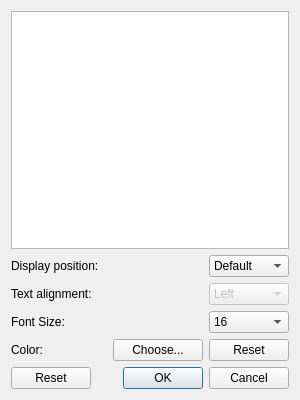
<?xml version="1.0" encoding="UTF-8"?>
<ui version="4.0">
 <class>NoteEditor</class>
 <widget class="QDialog" name="NoteEditor">
  <property name="geometry">
   <rect>
    <x>0</x>
    <y>0</y>
    <width>300</width>
    <height>400</height>
   </rect>
  </property>
  <property name="minimumSize">
   <size>
    <width>300</width>
    <height>400</height>
   </size>
  </property>
  <property name="windowTitle">
   <string>Note Editor</string>
  </property>
  <layout class="QVBoxLayout" name="verticalLayout">
   <item>
    <widget class="QTextEdit" name="textEdit_">
     <property name="font">
      <font>
       <pointsize>16</pointsize>
      </font>
     </property>
    </widget>
   </item>
   <item>
    <layout class="QGridLayout" name="gridLayout">
     <item row="0" column="0" colspan="4">
      <widget class="QLabel" name="label">
       <property name="minimumSize">
        <size>
         <width>110</width>
         <height>0</height>
        </size>
       </property>
       <property name="text">
        <string>Display position:</string>
       </property>
      </widget>
     </item>
     <item row="1" column="5">
      <widget class="QComboBox" name="alignmentComboBox_">
       <property name="enabled">
        <bool>false</bool>
       </property>
       <property name="minimumSize">
        <size>
         <width>80</width>
         <height>0</height>
        </size>
       </property>
       <item>
        <property name="text">
         <string>Left</string>
        </property>
       </item>
       <item>
        <property name="text">
         <string>Right</string>
        </property>
       </item>
       <item>
        <property name="text">
         <string>Center</string>
        </property>
       </item>
       <item>
        <property name="text">
         <string>Justify</string>
        </property>
       </item>
      </widget>
     </item>
     <item row="1" column="0">
      <widget class="QLabel" name="label_2">
       <property name="minimumSize">
        <size>
         <width>100</width>
         <height>0</height>
        </size>
       </property>
       <property name="text">
        <string>Text alignment:</string>
       </property>
      </widget>
     </item>
     <item row="1" column="4">
      <spacer name="horizontalSpacer_6">
       <property name="orientation">
        <enum>Qt::Horizontal</enum>
       </property>
       <property name="sizeHint" stdset="0">
        <size>
         <width>40</width>
         <height>20</height>
        </size>
       </property>
      </spacer>
     </item>
     <item row="0" column="4">
      <spacer name="horizontalSpacer_2">
       <property name="orientation">
        <enum>Qt::Horizontal</enum>
       </property>
       <property name="sizeHint" stdset="0">
        <size>
         <width>40</width>
         <height>20</height>
        </size>
       </property>
      </spacer>
     </item>
     <item row="3" column="2">
      <spacer name="horizontalSpacer_3">
       <property name="orientation">
        <enum>Qt::Horizontal</enum>
       </property>
       <property name="sizeHint" stdset="0">
        <size>
         <width>40</width>
         <height>20</height>
        </size>
       </property>
      </spacer>
     </item>
     <item row="3" column="3" colspan="2">
      <widget class="QPushButton" name="chooseColorButton_">
       <property name="minimumSize">
        <size>
         <width>90</width>
         <height>0</height>
        </size>
       </property>
       <property name="text">
        <string>Choose...</string>
       </property>
      </widget>
     </item>
     <item row="3" column="0" colspan="2">
      <widget class="QLabel" name="label_3">
       <property name="text">
        <string>Color:</string>
       </property>
      </widget>
     </item>
     <item row="4" column="0" colspan="6">
      <widget class="QDialogButtonBox" name="buttonBox_">
       <property name="standardButtons">
        <set>QDialogButtonBox::Cancel|QDialogButtonBox::Ok|QDialogButtonBox::Reset</set>
       </property>
      </widget>
     </item>
     <item row="3" column="5">
      <widget class="QPushButton" name="resetColorButton_">
       <property name="minimumSize">
        <size>
         <width>80</width>
         <height>0</height>
        </size>
       </property>
       <property name="text">
        <string>Reset</string>
       </property>
      </widget>
     </item>
     <item row="2" column="0">
      <widget class="QLabel" name="label_4">
       <property name="text">
        <string>Font Size:</string>
       </property>
      </widget>
     </item>
     <item row="2" column="5">
      <widget class="QComboBox" name="fontSizeComboBox_">
       <property name="minimumSize">
        <size>
         <width>80</width>
         <height>0</height>
        </size>
       </property>
       <property name="currentIndex">
        <number>2</number>
       </property>
       <item>
        <property name="text">
         <string>10</string>
        </property>
       </item>
       <item>
        <property name="text">
         <string>12</string>
        </property>
       </item>
       <item>
        <property name="text">
         <string>16</string>
        </property>
       </item>
       <item>
        <property name="text">
         <string>20</string>
        </property>
       </item>
       <item>
        <property name="text">
         <string>24</string>
        </property>
       </item>
      </widget>
     </item>
     <item row="2" column="4">
      <spacer name="horizontalSpacer_4">
       <property name="orientation">
        <enum>Qt::Horizontal</enum>
       </property>
       <property name="sizeHint" stdset="0">
        <size>
         <width>40</width>
         <height>20</height>
        </size>
       </property>
      </spacer>
     </item>
     <item row="0" column="5">
      <widget class="QComboBox" name="positionComboBox_">
       <property name="minimumSize">
        <size>
         <width>80</width>
         <height>0</height>
        </size>
       </property>
       <item>
        <property name="text">
         <string>Default</string>
        </property>
       </item>
       <item>
        <property name="text">
         <string>None</string>
        </property>
       </item>
       <item>
        <property name="text">
         <string>Tooltip</string>
        </property>
       </item>
       <item>
        <property name="text">
         <string>Top</string>
        </property>
       </item>
       <item>
        <property name="text">
         <string>Left</string>
        </property>
       </item>
       <item>
        <property name="text">
         <string>Right</string>
        </property>
       </item>
       <item>
        <property name="text">
         <string>Bottom</string>
        </property>
       </item>
      </widget>
     </item>
    </layout>
   </item>
  </layout>
 </widget>
 <resources/>
 <connections/>
</ui>
